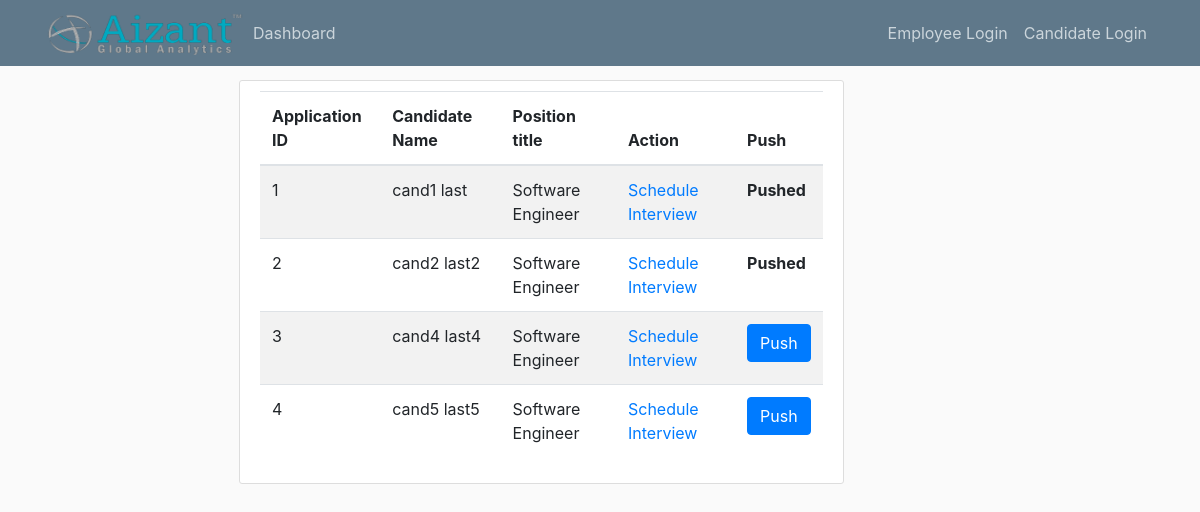
Screenshot of /application/all with the database file from the repository.
### app/models.py (models this page shows, shortened)
class Application(db.Model):
    id = db.Column(db.Integer, primary_key=True)
    position_id = db.Column(db.Integer, db.ForeignKey('position.id'))
    candidate_id = db.Column(db.Integer, db.ForeignKey('candidate.id'))
    round = db.Column(db.Integer, default=0)
    status = db.Column(db.String(10))
    Feedback = db.Column(db.String(255))
    push = db.Column(db.Boolean, default=False)

class Candidate(db.Model):
    id = db.Column(db.Integer, primary_key=True)
    first_name = db.Column(db.String(20))
    last_name = db.Column(db.String(20))
    contact_number = db.Column(db.String(10))
    email = db.Column(db.String(100), unique=True)
    password = db.Column(db.String(255))
    pan_card = db.Column(db.String(10))
    current_location = db.Column(db.String(20))
    candidate_compensation = db.relationship('CandidateCompensation', backref='candidate', uselist=False)  # one to
    candidate_professions = db.relationship('CandidateProfession', backref='candidate')  # one to many with candidate
    candidate_educations = db.relationship('CandidateEducation', backref='candidate')  # one to many w education
    applications = db.relationship('Application', backref='candidate')

class Position(db.Model):
    id = db.Column(db.Integer, primary_key=True)
    title = db.Column(db.String)
    description = db.Column(db.String(500))
    required_number = db.Column(db.Integer)
    number_applied = db.Column(db.Integer)
    applications = db.relationship('Application', backref='application')

### app/routes.py (the view)
@app.route('/application/all')
def view_all_applications():
    applications = Application.query.all()
    meta_cand = {}
    meta_pos = {}
    for appl in applications:
        curr_candidate = Candidate.query.filter_by(id=appl.candidate_id).first()
        curr_pos = Position.query.filter_by(id=appl.position_id).first()
        meta_cand[appl] = curr_candidate
        meta_pos[appl] = curr_pos
    return render_template('view_application_list.html', applications=applications, meta_cand=meta_cand,
                           meta_pos=meta_pos)

### app/templates/view_application_list.html
{% extends 'layout.html' %}
{% block content %}
    <div class="content-section">
        <table class="table table-striped">
            <thead>
            <tr>
                <th>Application ID</th>
                <th>Candidate Name</th>
                <th>Position title</th>
                <th>Action</th>
                <th>Push</th>
            </tr>
            </thead>
            <tbody>
                {% for application in applications %}
                    <tr>
                    <td>{{ application.id }}</td>
                    <td>{{ meta_cand[application].first_name + ' ' + meta_cand[application].last_name }}</td>
                    <td>{{ meta_pos[application].title }}</td>
                    <td><a href="{{ url_for('create_new_interview', application_id=application.id) }}">Schedule Interview</a></td>
                    {% if application.push == False %}
                    <td><a class="btn btn-primary" href="{{ url_for('push_to_manager',application_id = application.id) }}">Push</a></td>
                    {% else %}
                    <td><b>Pushed</b></td>
                    {% endif %}
                    </tr>
                {% endfor %}
            </tbody>
        </table>
    </div>
{% endblock %}

### app/static/main.css (style rules this page uses)
body { background: #fafafa; color: #333333; margin-top: 5rem; }
.content-section { background: #ffffff; padding: 10px 20px; border: 1px solid #dddddd; border-radius: 3px; margin-bottom: 20px; }

### rows the page displays
Application: id "1", push "Pushed"
Candidate: first_name+last_name "cand1 last"
Position: title "Software Engineer"
Application: id "2", push "Pushed"
Candidate: first_name+last_name "cand2 last2"
Application: id "3"
Candidate: first_name+last_name "cand4 last4"
Application: id "4"
Candidate: first_name+last_name "cand5 last5"
